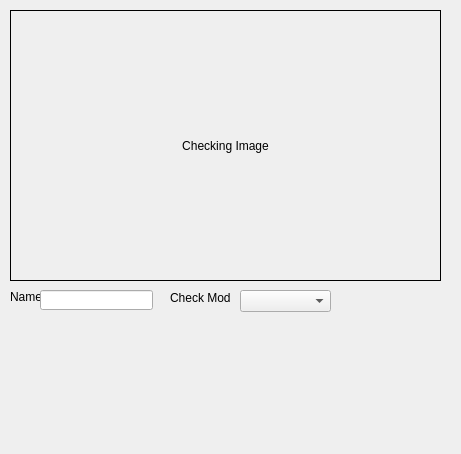
<?xml version="1.0" encoding="UTF-8"?>
<ui version="4.0">
 <class>Dialog</class>
 <widget class="QDialog" name="Dialog">
  <property name="geometry">
   <rect>
    <x>0</x>
    <y>0</y>
    <width>461</width>
    <height>454</height>
   </rect>
  </property>
  <property name="windowTitle">
   <string>Dialog</string>
  </property>
  <widget class="QLabel" name="lblcheckingImage">
   <property name="geometry">
    <rect>
     <x>10</x>
     <y>10</y>
     <width>431</width>
     <height>271</height>
    </rect>
   </property>
   <property name="frameShape">
    <enum>QFrame::Panel</enum>
   </property>
   <property name="text">
    <string>Checking Image</string>
   </property>
   <property name="alignment">
    <set>Qt::AlignCenter</set>
   </property>
  </widget>
  <widget class="QLabel" name="label">
   <property name="geometry">
    <rect>
     <x>10</x>
     <y>290</y>
     <width>47</width>
     <height>13</height>
    </rect>
   </property>
   <property name="text">
    <string>Name</string>
   </property>
  </widget>
  <widget class="QLineEdit" name="lineEdit">
   <property name="geometry">
    <rect>
     <x>40</x>
     <y>290</y>
     <width>113</width>
     <height>20</height>
    </rect>
   </property>
  </widget>
  <widget class="QLabel" name="label_2">
   <property name="geometry">
    <rect>
     <x>170</x>
     <y>290</y>
     <width>61</width>
     <height>16</height>
    </rect>
   </property>
   <property name="text">
    <string>Check Mode</string>
   </property>
  </widget>
  <widget class="QComboBox" name="comboBox">
   <property name="geometry">
    <rect>
     <x>240</x>
     <y>290</y>
     <width>91</width>
     <height>22</height>
    </rect>
   </property>
  </widget>
 </widget>
 <resources/>
 <connections/>
</ui>
